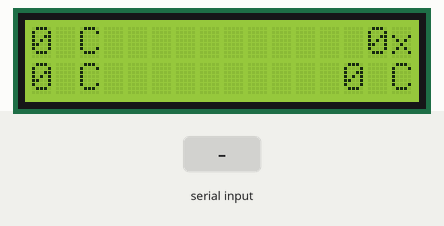
Simulated run of this sketch. Board: Arduino Uno, built with avr-gcc and run on an emulated ATmega328P. On the bench: 16×2 character LCD. The inputs (shaded band) are chosen by the test bench.

Above: at 1.2 s.
1.3 s: "T:90\n" received over Serial
At 2.4 s:
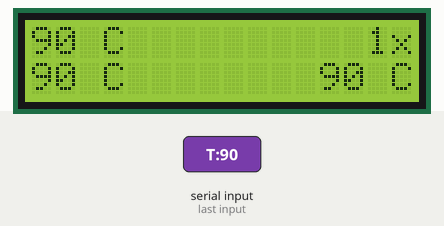
Timing chart, 0 to 4.3 s (numbered marks = the images above; inputs shaded):
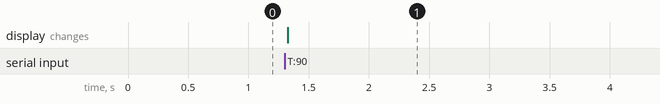

The sketch:

serial_lcd_teplota.ino
```cpp
#include <LiquidCrystal_I2C.h>

LiquidCrystal_I2C lcd(0x27, 16, 2);

void setup()
{
    Serial.begin(9600);
    lcd.init();
    lcd.backlight();
    update_lcd();
}

uint16_t min_temprature;
uint16_t max_temprature;
uint16_t current_temprature;
uint32_t num_values;

void loop()
{
    if (parse_serial_data())
    {
        update_lcd();
    }
}

bool parse_serial_data()
{
    if (Serial.available() <= 0)
    {
        return false;
    }

    String incoming_data = Serial.readStringUntil('\n');
    if (!incoming_data.startsWith("T:"))
    {
        return false;
    }

    int new_temprature = incoming_data.substring(2).toInt();
    if (new_temprature <= 0)
    {
        return false;
    }
    set_temps((uint16_t)new_temprature);
    return true;
}

void set_temps(uint16_t temprature)
{
    if (min_temprature == 0)
    {
        min_temprature = temprature;
    }
    if (min_temprature == 0)
    {
        min_temprature = temprature;
    }
    current_temprature = temprature;
    min_temprature = min(min_temprature, temprature);
    max_temprature = max(max_temprature, temprature);
    num_values++;
}

void update_lcd()
{
    lcd.clear();
    uint8_t cursor_pos = 0;
    lcd.setCursor(cursor_pos, 0);
    lcd.print(current_temprature + String(" C"));
    cursor_pos = 16 - ((uint8_t)log10(num_values) + 2);
    lcd.setCursor(cursor_pos, 0);
    lcd.print(num_values + String("x"));

    cursor_pos = 0;
    lcd.setCursor(cursor_pos, 1);
    lcd.print(min_temprature + String(" C"));
    cursor_pos = 16 - ((uint8_t)log10(max_temprature) + 3);
    lcd.setCursor(cursor_pos, 1);
    lcd.print(max_temprature + String(" C"));
}
```

Measured:
- after the input at 1.3 s, the display: changes at once (image 1)
